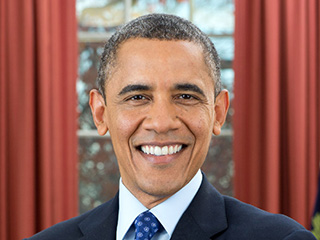
#> input picture ai-service/test_face.jpg, 320 x 240 px; its folder holds only this picture in this run
$ python -i skin_tone_analyzer.py   (imports and definitions only)
#> lines starting #> are read from the running program, lines starting #| are printed output that depends on the picture
"""OpenCV cheek-region skin tone analysis with lighting normalization."""

from __future__ import annotations

from dataclasses import asdict, dataclass
from typing import Any

import cv2
import numpy as np

SKIN_TONES = ("Fair", "Light", "Medium", "Wheatish", "Deep")

# MediaPipe cheek sampling landmarks (478-point topology)
LM_LEFT_CHEEK = 50
LM_RIGHT_CHEEK = 280
LM_LEFT_CHEEK_ALT = 205
LM_RIGHT_CHEEK_ALT = 425

# ITA category centers (Individual Typology Angle, degrees)
_ITA_CENTERS: dict[str, float] = {
    "Fair": 62.0,
    "Light": 48.0,
    "Medium": 34.5,
    "Wheatish": 19.0,
    "Deep": -8.0,
}

# Inclusive lower ITA bounds for hard classification
_ITA_BOUNDS: list[tuple[str, float]] = [
    ("Fair", 55.0),
    ("Light", 41.0),
    ("Medium", 28.0),
    ("Wheatish", 10.0),
    ("Deep", float("-inf")),
]

_CATEGORY_SPANS: dict[str, tuple[float, float]] = {
    "Fair": (55.0, 90.0),
    "Light": (41.0, 55.0),
    "Medium": (28.0, 41.0),
    "Wheatish": (10.0, 28.0),
    "Deep": (-30.0, 10.0),
}


@dataclass(frozen=True)
class SkinToneMetrics:
    ita_angle: float
    lab_l: float
    lab_a: float
    lab_b: float
    left_cheek_ita: float
    right_cheek_ita: float
    cheek_symmetry_delta: float
    sample_pixel_count: int

    def to_dict(self) -> dict[str, float | int]:
        return asdict(self)


@dataclass(frozen=True)
class SkinToneResult:
    skin_tone: str
    confidence: float
    metrics: SkinToneMetrics
    tone_scores: dict[str, float]

    # [19 lines left out: functions to_public_dict, _landmark_xy, not called in this run]


def normalize_brightness(rgb: np.ndarray) -> np.ndarray:
    """Reduce global lighting bias using gray-world white balance."""
    image = rgb.astype(np.float32)
    channel_means = image.reshape(-1, 3).mean(axis=0)
#> channel_means = [147.9, 100.4, 91.16]
    gray_target = float(channel_means.mean())
#> gray_target = 113.1

    if gray_target <= 0.0:
        return rgb

    scale = gray_target / np.maximum(channel_means, 1.0)
#> scale = [0.765, 1.13, 1.24]
    balanced = image * scale
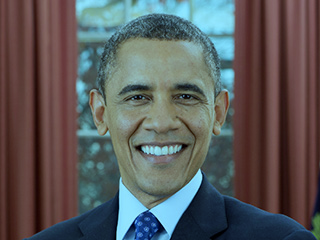
#> balanced: shape (240, 320, 3) float32; mean R, G, B 113.1, 113.1, 113.1; drawn with min black and max white
    balanced = np.clip(balanced, 0.0, 255.0).astype(np.uint8)
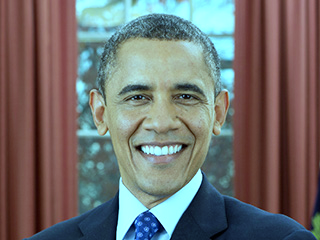
#> balanced: shape (240, 320, 3); mean R, G, B 112.6, 111.9, 110

    lab = cv2.cvtColor(balanced, cv2.COLOR_RGB2LAB)
#> lab: shape (240, 320, 3); mean of channels 0, 1, 2 120, 130.5, 130.4
    l_channel, a_channel, b_channel = cv2.split(lab)
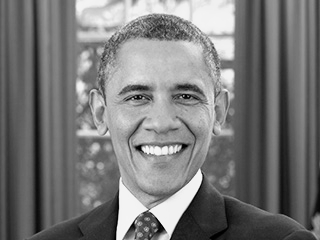
#> l_channel: shape (240, 320); min 0, max 245, mean 120
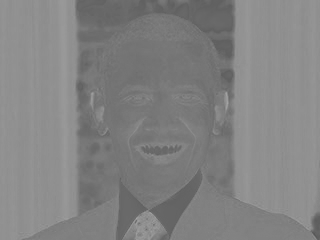
#> a_channel: shape (240, 320); min 86, max 166, mean 130.5
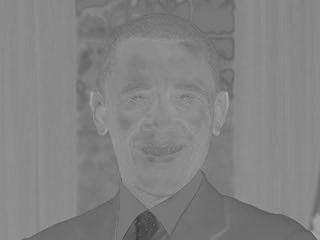
#> b_channel: shape (240, 320); min 55, max 174, mean 130.4

    clahe = cv2.createCLAHE(clipLimit=2.0, tileGridSize=(8, 8))
    l_normalized = clahe.apply(l_channel)
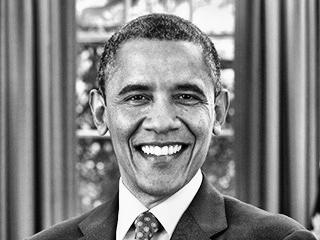
#> l_normalized: shape (240, 320); min 1, max 254, mean 130.1

    merged = cv2.merge((l_normalized, a_channel, b_channel))
#> merged: shape (240, 320, 3); mean of channels 0, 1, 2 130.1, 130.5, 130.4
    return cv2.cvtColor(merged, cv2.COLOR_LAB2RGB)
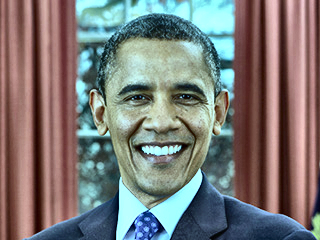
#> returned value: shape (240, 320, 3); mean R, G, B 123.9, 122, 119.8


# [42 lines left out: functions _extract_cheek_patch, _filter_skin_pixels, _lab_median, not called in this run]


def _ita_from_lab(l_value: float, b_value: float) -> float:
    return float(np.degrees(np.arctan2(l_value - 50.0, b_value)))


# [134 lines left out: functions _classify_ita, _tone_distance, _confidence_from_ita, extract_cheek_samples, analyze_skin_tone, not called in this run]

>>> import cv2
>>> picture = cv2.cvtColor(cv2.imread('../../test_face.jpg'), cv2.COLOR_BGR2RGB)
>>> result = normalize_brightness(picture)
